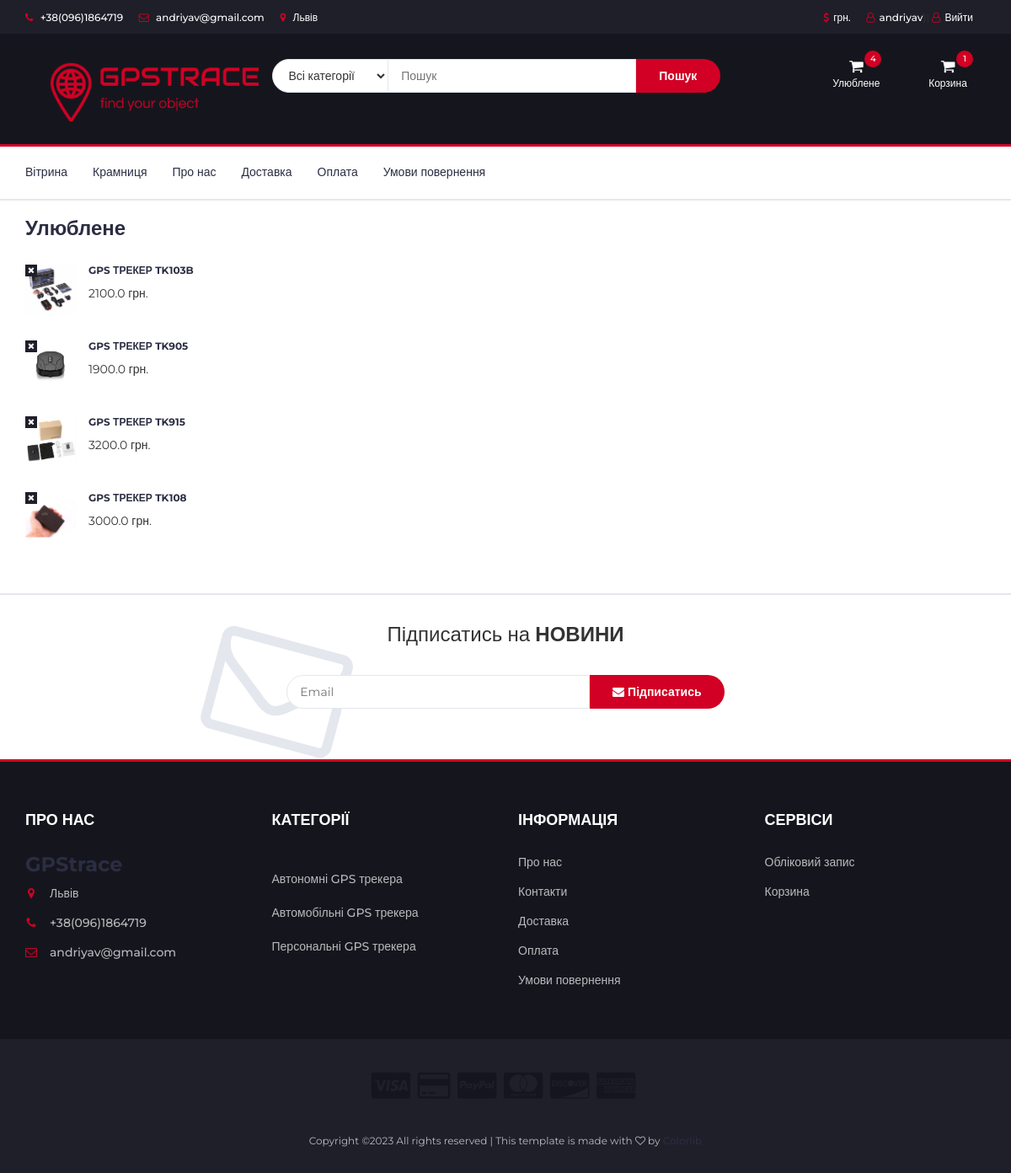
Page /favorite/ (signed in) on the earlier database version.
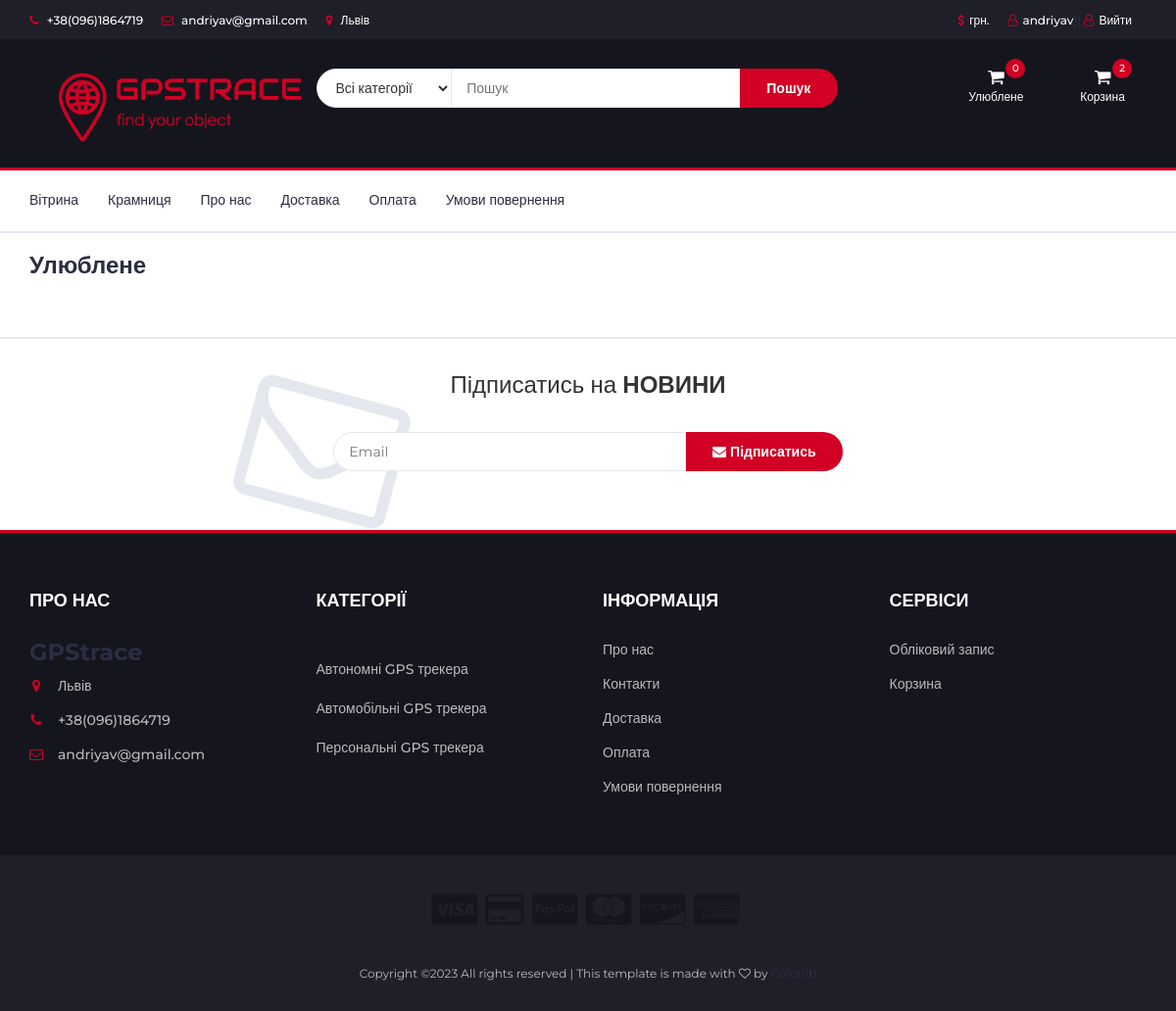
Same page on the later database version.
### account/models.py (models this page shows, shortened)
class UserBase(AbstractBaseUser, PermissionsMixin):
    email = models.EmailField(_('Електронна адреса'), unique=True)
    user_name = models.CharField(max_length=150, unique=True)
    first_name = models.CharField(max_length=150, blank=True)
    about = models.TextField(_(
        'about'), max_length=500, blank=True)
    phone_number = models.CharField(max_length=15, blank=True)
    postcode = models.CharField(max_length=12, blank=True)
    address_line_1 = models.CharField(max_length=150, blank=True)
    address_line_2 = models.CharField(max_length=150, blank=True)
    town_city = models.CharField(max_length=150, blank=True)
    is_active = models.BooleanField(default=False)
    is_staff = models.BooleanField(default=False)
    created = models.DateTimeField(auto_now_add=True)
    updated = models.DateTimeField(auto_now=True)
    objects = CustomAccountManager()
    USERNAME_FIELD = 'email'
    REQUIRED_FIELDS = ['user_name']

### store/models.py (models this page shows, shortened)
class Order(models.Model):
    user = models.ForeignKey(settings.AUTH_USER_MODEL,
                             on_delete=models.CASCADE, null=True, blank=True)
    items = models.ManyToManyField(OrderItem)
    start_date = models.DateTimeField(auto_now_add=True)
    ordered_date = models.DateTimeField()
    ordered = models.BooleanField(default=False)
    ordered_date = models.DateTimeField(null=True)
    first_name = models.CharField(max_length=200,  blank=True, null=True)
    last_name = models.CharField(max_length=200, null=True)
    email = models.CharField(max_length=200, null=True)
    street_address = models.CharField(max_length=200, null=True)
    city = models.CharField(max_length=200, null=True)
    index = models.CharField(max_length=200, null=True)
    phone = models.CharField(max_length=200, null=True)
    first_name_np = models.CharField(max_length=200, blank=True, null=True)
    last_name_np = models.CharField(max_length=200, null=True)
    phone_np = models.CharField(max_length=200, null=True)
    city_np = models.CharField(max_length=200, null=True)
    address_np = models.CharField(max_length=200, null=True)
    order_notes = models.TextField(max_length=5000, null=True, blank=True)
    order_total = models.CharField(max_length=20, null=True, blank=True)

class Favorite(models.Model):
    item_favorite = models.ForeignKey(Item, on_delete=models.CASCADE)
    user = models.ForeignKey(settings.AUTH_USER_MODEL,
                             on_delete=models.CASCADE)

class Item(models.Model):
    title = models.CharField(max_length=100, null=True, verbose_name='Назва товару')
    slug = models.SlugField(max_length=100, unique=True, db_index=True, null=True)
    photo = models.ImageField(upload_to='img', null=True)
    price = models.FloatField(blank=True, null=True, verbose_name='Ціна товару')
    discount = models.IntegerField(blank=True, null=True, verbose_name='Знижка у %')
    short_description = models.TextField(max_length=5000, null=True, blank=True, verbose_name='Короткий опис')
    description = models.TextField(max_length=5000, null=True, blank=True, verbose_name='Опис')
    details = models.TextField(max_length=5000, null=True, blank=True, verbose_name='Деталі')
    label = models.CharField(choices=LABEL_CHOICES, max_length=20, null=True, blank=True, verbose_name='Акційна мітка')
    battery = models.IntegerField(choices=BATTERY_CHOICES, null=True, blank=True,
                               verbose_name='Ємність акумуляторної батареї')
    cat = models.ForeignKey('Category', on_delete=models.PROTECT, null=True)
    quantity = models.IntegerField(default=1)
    def discount_price_calculation(self):
        self.discount_price = self.price - (self.price * (self.discount / 100))
        return self.discount_price

class Category(models.Model):
    name = models.CharField(max_length=100, db_index=True, verbose_name='Категорія')
    slug = models.SlugField(max_length=255, unique=True, db_index=True, verbose_name='URL', null=True)
    def get_absolute_url(self):
        return reverse('category', kwargs={'cat_slug': self.slug})

### store/views.py (the view)
# urls.py: path('favorite/', ShowFavorite.as_view(), name='favorite'),
class ShowFavorite(ListView):
    model = Favorite
    template_name = 'store/favorite.html'
    context_object_name = 'favorite'
    def get_queryset(self):
        if self.request.user.is_authenticated:
            favorite_item = Favorite.objects.filter(user=self.request.user)
            return favorite_item

### store/templates/store/favorite.html (shortened to what this page needs)
<!DOCTYPE html>
{% load static %}
{% load store_tags %}
<html lang="en">
<head>
    	<head>
 		<link type="text/css" rel="stylesheet" href="{% static 'css/bootstrap.min.css' %}"/>
 		<link type="text/css" rel="stylesheet" href="{% static 'css/slick.css' %}"/>
 		<link type="text/css" rel="stylesheet" href="{% static 'css/slick-theme.css' %}"/>
 		<link type="text/css" rel="stylesheet" href="{% static 'css/nouislider.min.css' %}"/>
 		<link rel="stylesheet" href="{% static 'css/font-awesome.min.css' %}">
 		<link type="text/css" rel="stylesheet" href="{% static 'css/style.css' %}"/>
    </head>
<body>
{% include "store/navbar.html" %}
			<div class="container">
				<div class="row">
					<div class="col-md-10">
<div class="cart-list">
     <br>
    <h3 class="breadcrumb-header">Улюблене</h3>
    <br>
                                    {% if user.is_authenticated %}
                                    {% if request.user|get_favorite %}
                                        {% for favorite_item in request.user|get_favorite %}
                                    <div class="product-widget">
                                        <div class="product-img">
                                            <img src="{{ favorite_item.item_favorite.photo.url }}" alt="">
                                        </div>
                                        <div class="product-body">
                                            <h3 class="product-name"><a
                                                    href="{% url 'itemv' favorite_item.item_favorite.slug %}">{{favorite_item.item_favorite.title}}</a>
                                            </h3>
                                            </span>{{favorite_item.item_favorite.price}} грн.</h4>
                                        </div>
                                        <a class="delete"
                                           href="{% url 'remove-from-favorite' favorite_item.item_favorite.slug %}"> <i
                                                class="fa fa-close"></i> </a>
                                    </div>
                                    {% endfor %}
                                    {% endif %}
                                    {% endif %}
                                </div>
					</div>
				</div>
			</div>
</body>
{% include "store/footer.html" %}
</body>
</html>

### store/templates/store/navbar.html (shortened to what this page needs)
<!DOCTYPE html>
{% load static %}
{% load store_tags %}
 <html lang="en">
    <head>
<link type="text/css" rel="stylesheet" href="{% static 'css/bootstrap.min.css' %}"/>
<link type="text/css" rel="stylesheet" href="{% static 'css/slick.css' %}"/>
<link type="text/css" rel="stylesheet" href="{% static 'css/slick-theme.css' %}"/>
<link type="text/css" rel="stylesheet" href="{% static 'css/nouislider.min.css' %}"/>
<link rel="stylesheet" href="{% static 'css/font-awesome.min.css' %}">
<link type="text/css" rel="stylesheet" href="{% static 'css/style.css' %}"/>
	</head>
<header>
    <div id="top-header">
        <div class="container">
            <ul class="header-links pull-left">
                <li><a href="#"><i class="fa fa-phone"></i> +38(096)1864719</a></li>
                <li><a href="#"><i class="fa fa-envelope-o"></i> andriyav@gmail.com</a></li>
                <li><a href="#"><i class="fa fa-map-marker"></i> Львів</a></li>
            </ul>
            <ul class="header-links pull-right">
                <li><a href="#"><i class="fa fa-dollar"></i>грн.</a></li>
                {% if request.user.is_authenticated %}
                <li><a href="{% url "account:dashboard" %}"><i class="fa fa-user-o"></i>{{ user.user_name }}</a>}|
                    <a href="{% url 'logout'  %}"><i class="fa fa-user-o"></i>Вийти</li>
                {% else %}
                <li><a href="{% url "account:login" %}"><i class="fa fa-user-o"></i>Обліковий запис</a></li>
                {% endif %}
            </ul>
        </div>
    </div>
    <div id="header">
        <div class="container">
            <div class="row">
                <div class="col-md-3">
                    <div class="header-logo">
                        <a href="{% url 'home' %}" class="logo">
                            <img src="{% static './img/logo.png' %}" alt="">
                        </a>
                    </div>
                </div>
                    <div class="col-md-6">
                    <div class="header-search">
                        <form action="{% url 'search' %}" method="get">
                            <select class="input-select" name="drop" onchange="javascript:
									if(this.value != '0') this.form.submit();">
                                <option value="" >Всі категорії</option>
                            </select>
                            <input class="input" type="text" name="q" placeholder="Пошук">
                            <button class="search-btn">Пошук</button>
                        </form>
                    </div>
                </div>
                <div class="cart-manu">
                <div class="col-md-3 clearfix">
                    <div class="header-ctn">
                         <div class="dropdown">
                            <a class="dropdown-toggle" data-toggle="dropdown" aria-expanded="true">
                                <i class="fa fa-shopping-cart"></i>
                                <span>Улюблене</span>
                                <div class="qty">{{ request.user|favorite_item_count }}</div>
                            </a>
                        </div>
                        <div class="dropdown">
                            <a class="dropdown-toggle"  data-toggle="dropdown" aria-expanded="true" >
                                <i class="fa fa-shopping-cart" ></i>
                                    <span>Корзина</span>
                                {% if user.is_authenticated %}
                                <div class="qty">{{ request.user|cart_item_count }}</div>
                                {% endif %}
								</div>
                            </div>
                        </div>
                    </div>
            </div>
</header>
<nav id="navigation">
    <div class="container">
        <div id="responsive-nav">
            <ul class="main-nav nav navbar-nav">
                <li><a href="{% url 'home' %}">Вітрина</a></li>
                <li><a href="{% url 'index' %}">Крамниця</a></li>
                <li><a href="{% url 'about' %}">Про нас</a></li>
                <li><a href="{% url 'delivery' %}">Доставка</a></li>
                <li><a href="{% url 'payment' %}">Оплата</a></li>
                <li><a href="{% url 'return_terms' %}">Умови повернення</a></li>
            </ul>
        </div>
    </div>
</nav>

### store/templates/store/footer.html (shortened to what this page needs)
   {% load static %}
{% load store_tags %}
    <div id="newsletter" class="section">
        <div class="container">
            <div class="row">
                <div class="col-md-12">
                    <div class="newsletter">
                        <p>Підписатись на <strong>НОВИНИ</strong></p>
                        <form method="POST" action="{% url 'news-letter' %}">
                            <input class="input" name="subscriber" type="email" placeholder="Email">
                       <button class="newsletter-btn"><i class="fa fa-envelope"></i> Підписатись</button>
                        </form>
                    </div>
                </div>
            </div>
        </div>
    </div>
    <footer id="footer">
        <div class="section">
            <div class="container">
                <div class="row">
                    <div class="col-md-3 col-xs-6">
                        <div class="footer">
                            <h3 class="footer-title">Про нас</h3>
                            <h3>GPStrace</h3>
                            <ul class="footer-links">
                                <li><a href="#"><i class="fa fa-map-marker"></i>Львів</a></li>
                                <li><a href="#"><i class="fa fa-phone"></i>+38(096)1864719</a></li>
                                <li><a href="#"><i class="fa fa-envelope-o"></i>andriyav@gmail.com</a></li>
                            </ul>
                        </div>
                    </div>
                    <div class="col-md-3 col-xs-6">
                        <div class="footer">
                            <h3 class="footer-title">Категорії</h3>
                            <ul class="footer-links">
                                <li>{% get_categories %}</li>
                            </ul>
                        </div>
                    </div>
                    <div class="col-md-3 col-xs-6">
                        <div class="footer">
                            <h3 class="footer-title">Інформація</h3>
                            <ul class="footer-links">
                                <li><a href="{% url 'about' %}">Про нас</a></li>
                                <li><a href="{% url 'contacts' %}">Контакти</a></li>
                                <li><a href="{% url 'delivery' %}">Доставка</a></li>
                                <li><a href="{% url 'payment' %}">Оплата</a></li>
                                <li><a href="{% url 'return_terms' %}">Умови повернення</a></li>
                            </ul>
                        </div>
                    </div>
                    <div class="col-md-3 col-xs-6">
                        <div class="footer">
                            <h3 class="footer-title">Сервіси</h3>
                            <ul class="footer-links">
                                <li><a href="{% url "account:login" %}">Обліковий запис</a></li>
                                <li><a href="{% url 'cart' %}">Корзина</a></li>
                            </ul>
                        </div>
                    </div>
                </div>
            </div>
        </div>
        <div id="bottom-footer" class="section">
            <div class="container">
                <div class="row">
                    <div class="col-md-12 text-center">
                        <ul class="footer-payments">
                            <li><a href="#"><i class="fa fa-cc-visa"></i></a></li>
                            <li><a href="#"><i class="fa fa-credit-card"></i></a></li>
                            <li><a href="#"><i class="fa fa-cc-paypal"></i></a></li>
                            <li><a href="#"><i class="fa fa-cc-mastercard"></i></a></li>
                            <li><a href="#"><i class="fa fa-cc-discover"></i></a></li>
                            <li><a href="#"><i class="fa fa-cc-amex"></i></a></li>
                        </ul>
                        <span class="copyright">
								Copyright &copy;<script>document.write(new Date().getFullYear());</script> All rights reserved | This template is made with <i
                                class="fa fa-heart-o" aria-hidden="true"></i> by <a href="https://colorlib.com"
                                                                                    target="_blank">Colorlib</a>
							</span>
                    </div>
                </div>
            </div>
        </div>
    </footer>

### store/templates/store/list_categories.html
{% load static %}
<ul>
    {% for c in cats %}
    <div><br></div>
    <li><a href="{{c.get_absolute_url}}">{{c.name}}</a></li>
    {% endfor %}
</ul>

Differences in the rows shown:
removed Favorite: item_favorite.photo (picture), item_favorite "GPS ТРЕКЕР TK103B", item_favorite.price "2100.0"
removed Favorite: item_favorite.photo (picture), item_favorite "GPS ТРЕКЕР TK905", item_favorite.price "1900.0"
removed Favorite: item_favorite.photo (picture), item_favorite "GPS ТРЕКЕР TK915", item_favorite.price "3200.0"
removed Favorite: item_favorite.photo (picture), item_favorite "GPS ТРЕКЕР TK108", item_favorite.price "3000.0"
computed for UserBase "andriyav": user|favorite_item_count "4" → "0"; user|cart_item_count "1" → "2"
